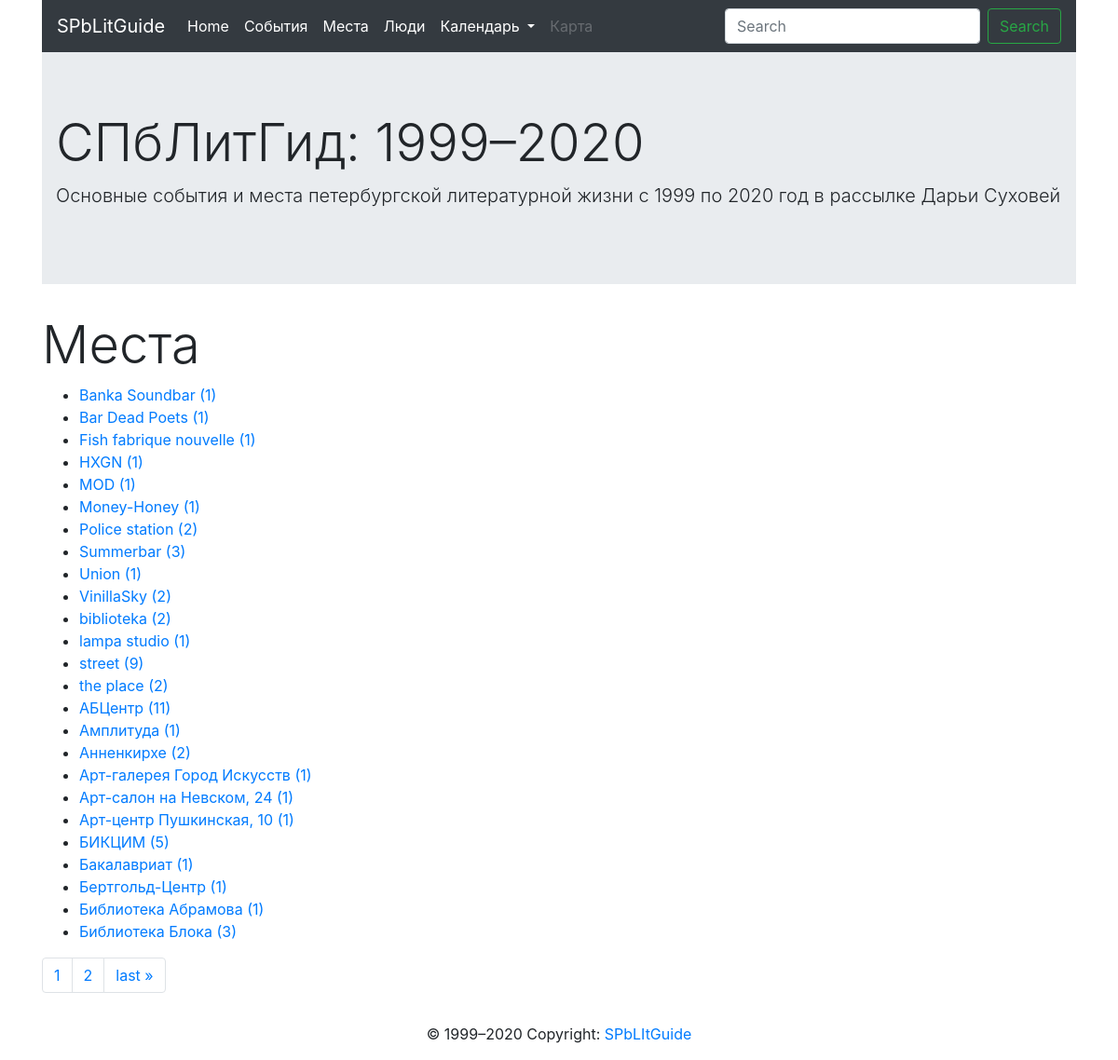
Screenshot of /places with the database file from the repository.
### core/models.py (models this page shows, shortened)
class Place(models.Model):
	name = models.CharField(max_length=300)
	class Meta:
		app_label = 'core'
		verbose_name = 'Place'

### core/views.py (the view)
# urls.py: path('places', PlaceListView.as_view(), name='places'),
class PlaceListView(ListView):
	paginate_by = 25
	model = Place
	queryset = Place.objects.order_by('name')

### core/templates/core/place_list.html (shortened to what this page needs)
{% extends 'page.html' %}
{% block content %}
<h1 class="display-4">Места</h1>
<ul>
	{% for place in object_list %}
	<li><a href="{% url 'core:one_place' place.id %}">{{ place.name }} ({{place.event_set.all.count}}) </a></li>
	{% endfor %}
</ul>
<nav aria-label="Page navigation example">
  <ul class="pagination">
    <li class="page-item"><a class="page-link" href="#"> {{ page_obj.number }}</a></li>
    {% if page_obj.has_next %}
    <li class="page-item"><a class="page-link" href="?page={{ page_obj.next_page_number }}">{{ page_obj.next_page_number }}</a></li>
    <li class="page-item"><a class="page-link" href="?page={{ page_obj.paginator.num_pages }}">last &raquo;</a></li>
    {% endif %}
  </ul>
</nav>
{% endblock %}

### rows the page displays
Place: name "Banka Soundbar", event_set.all.count "1"
Place: name "Bar Dead Poets", event_set.all.count "1"
Place: name "Fish fabrique nouvelle", event_set.all.count "1"
Place: name "HXGN", event_set.all.count "1"
Place: name "MOD", event_set.all.count "1"
Place: name "Money-Honey", event_set.all.count "1"
Place: name "Police station", event_set.all.count "2"
Place: name "Summerbar", event_set.all.count "3"
Place: name "Union", event_set.all.count "1"
Place: name "VinillaSky", event_set.all.count "2"
Place: name "biblioteka", event_set.all.count "2"
Place: name "lampa studio", event_set.all.count "1"
Place: name "street", event_set.all.count "9"
Place: name "the place", event_set.all.count "2"
Place: name "АБЦентр", event_set.all.count "11"
Place: name "Амплитуда", event_set.all.count "1"
Place: name "Анненкирхе", event_set.all.count "2"
Place: name "Арт-галерея Город Искусств", event_set.all.count "1"
Place: name "Арт-салон на Невском, 24", event_set.all.count "1"
Place: name "Арт-центр Пушкинская, 10", event_set.all.count "1"
Place: name "БИКЦИМ", event_set.all.count "5"
Place: name "Бакалавриат", event_set.all.count "1"
Place: name "Бертгольд-Центр", event_set.all.count "1"
Place: name "Библиотека Абрамова", event_set.all.count "1"
Place: name "Библиотека Блока", event_set.all.count "3"

### other values shown
{{ page_obj.number }} "1"
{{ page_obj.next_page_number }} "2"
